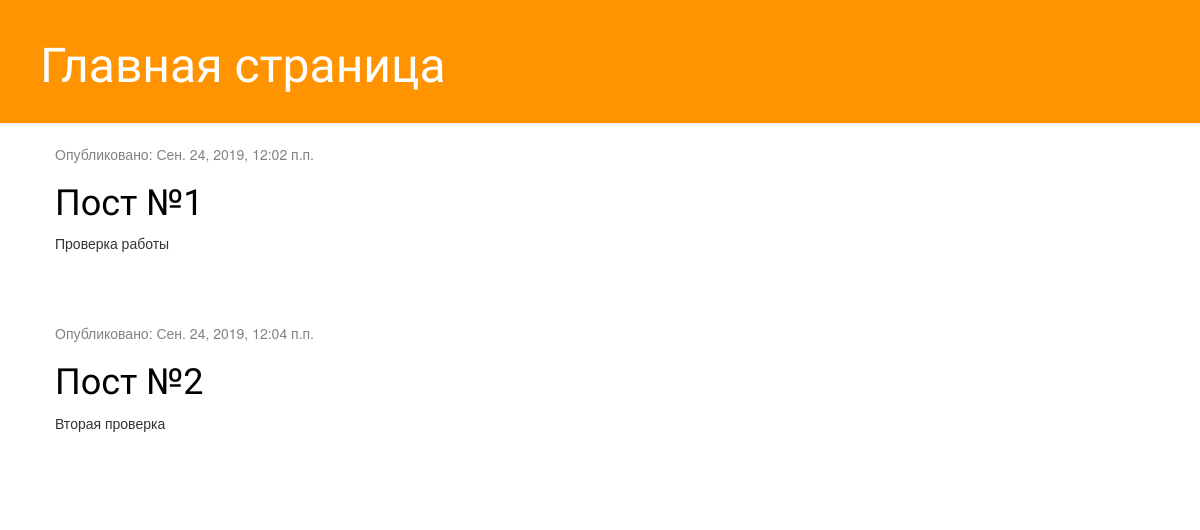
Before: / with the older database file.
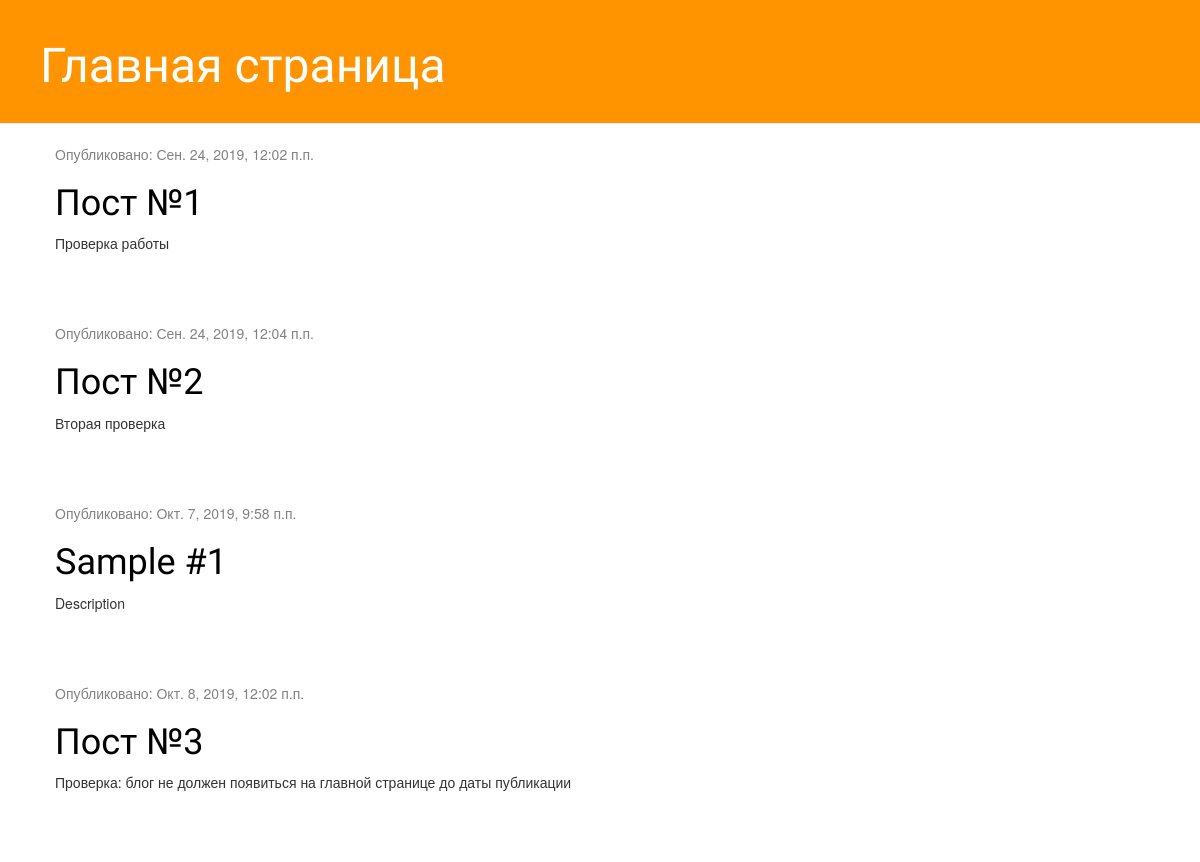
After: the same page with the newer database file.
### blog/models.py (models this page shows, shortened)
class Post(models.Model):
	author = models.ForeignKey(settings.AUTH_USER_MODEL, on_delete=models.CASCADE)
	title = models.CharField(max_length=200)
	text = models.TextField()
	created_date = models.DateTimeField(default=timezone.now)
	published_date = models.DateTimeField(blank=True, null=True)
	"""docstring for Post"""
	def get_absolute_url(self):
		return reverse('post_detail', args=[str(self.id)])

### blog/views.py (the view)
# urls.py: path('', views.post_list, name='post_list'),
def post_list(request):
	posts = Post.objects.filter(
		published_date__lte=timezone.now()).order_by('published_date')
	return render(request, 'blog/post_list.html', {'posts': posts})

### blog/templates/blog/post_list.html
{% extends 'blog/base.html' %}
{% block content %}
  {% for post in posts %}
  <div class="post">
    <div class="date">
      <p>Опубликовано: {{ post.published_date }}</p>
    </div>
    <h1><a href="{{ post.get_absolute_url }}">{{ post.title }}</a></h1>
    <p>{{ post.text|linebreaksbr }}</p>
  </div>
  {% endfor %}
{% endblock %}

### blog/templates/blog/base.html (shortened to what this page needs)
{% load static %}
<!DOCTYPE html>
<html lang="en" dir="ltr">
<head>
  <link rel="stylesheet" href="//maxcdn.bootstrapcdn.com/bootstrap/3.2.0/css/bootstrap.min.css">
  <link rel="stylesheet" href="//maxcdn.bootstrapcdn.com/bootstrap/3.2.0/css/bootstrap-theme.min.css">
  <link rel="stylesheet" href="{% static 'blog/css/theme.css' %}">
</head>
<body>
  {% block header %}
  <div class="page-header">
    <h1><a href="/">Главная страница</a></h1>
  </div>
  {% endblock %}
  <div>
    <div class="content container">
      <div class="row">
        <div class="col-md-8">
          {% block content %}
          {% endblock %}
        </div>
      </div>
    </div>
  </div>
</body>
</html>

### blog/static/blog/css/theme.css (style rules this page uses)
.page-header { background-color: #ff9400; margin-top: 0; padding: 20px 20px 20px 40px; }
.page-header h1, .page-header h1 a, .page-header h1 a:visited, .page-header h1 a:active { color: #ffffff; font-size: 36pt; text-decoration: none; }
.content { margin-left: 40px; }
h1, h2, h3, h4 { font-family: 'Lobster', cursive; }
.date { color: #828282; }
.post { margin-bottom: 70px; }
.post h1 a, .post h1 a:visited { color: #000000; }

Changed rows visible on the page:
added Post: published_date "Окт. 7, 2019, 9:58 п.п.", title "Sample #1", text "Description"
added Post: published_date "Окт. 8, 2019, 12:02 п.п.", title "Пост №3", text "Проверка: блог не должен появиться на главной странице до даты публикации"
